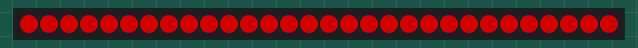
Recording of a program running on a simulated Raspberry Pi Pico running CircuitPython. On the bench: 30 RGB LEDs in strip order, left to right. Dim RGB values are drawn brighter than linear.

Above: at 0.1 s.
At 0.6 s:
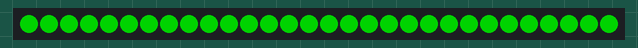
At 1.1 s:
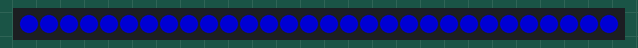

The program:

neopixel_leds.py
```python
"""
NeoPixel example for Pico. Turns the NeoPixels red, green, and blue in sequence.

REQUIRED HARDWARE:
* RGB NeoPixel LEDs connected to pin GP0.
"""
import time
import board
import neopixel

# Update this to match the number of NeoPixel LEDs connected to your board.
num_pixels = 30

pixels = neopixel.NeoPixel(board.GP18, num_pixels)
pixels.brightness = 0.5

while True:
    pixels.fill((255, 0, 0))
    time.sleep(0.5)
    pixels.fill((0, 255, 0))
    time.sleep(0.5)
    pixels.fill((0, 0, 255))
    time.sleep(0.5)
```

Measured:
- by itself, everything shown: repeats every 1.5 s, in 3 steps
- what the display in image 1 shows lasts 0.5 s, from 0.5 s to 1.0 s
